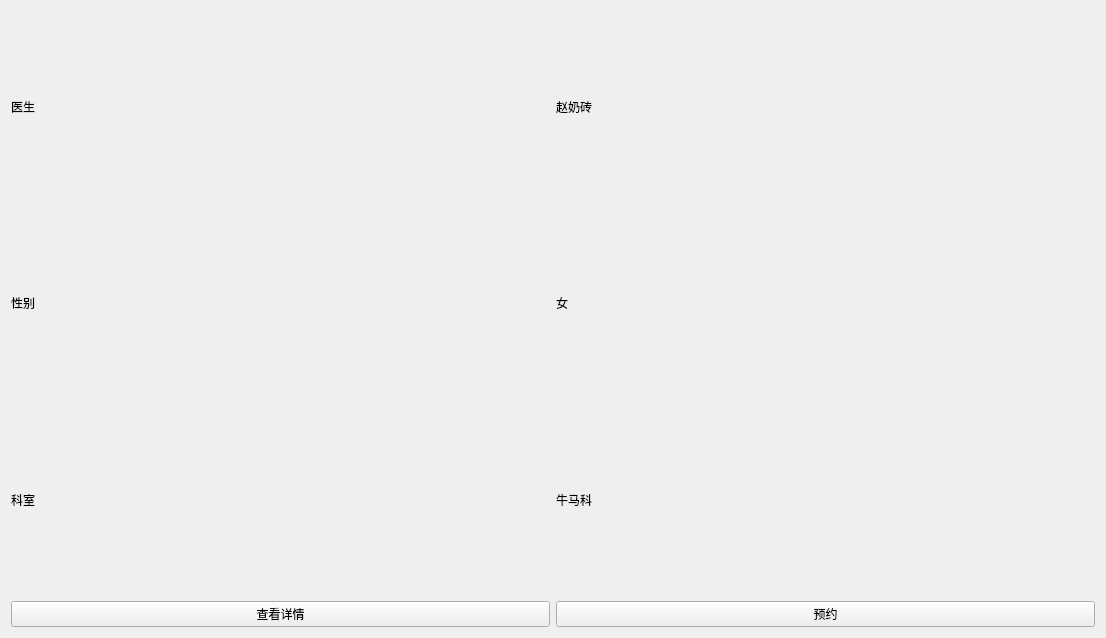
<?xml version="1.0" encoding="UTF-8"?>
<ui version="4.0">
 <class>little_appointment</class>
 <widget class="QWidget" name="little_appointment">
  <property name="geometry">
   <rect>
    <x>0</x>
    <y>0</y>
    <width>1106</width>
    <height>638</height>
   </rect>
  </property>
  <property name="windowTitle">
   <string>Form</string>
  </property>
  <layout class="QHBoxLayout" name="horizontalLayout">
   <item>
    <layout class="QGridLayout" name="gridLayout">
     <item row="1" column="0">
      <widget class="QLabel" name="label_gender_text">
       <property name="text">
        <string>性别</string>
       </property>
      </widget>
     </item>
     <item row="1" column="1">
      <widget class="QLabel" name="label_gender">
       <property name="text">
        <string>女</string>
       </property>
      </widget>
     </item>
     <item row="2" column="0">
      <widget class="QLabel" name="label_apartment_text">
       <property name="text">
        <string>科室</string>
       </property>
      </widget>
     </item>
     <item row="0" column="0">
      <widget class="QLabel" name="label_doc_name_text">
       <property name="text">
        <string>医生</string>
       </property>
      </widget>
     </item>
     <item row="2" column="1">
      <widget class="QLabel" name="label_apartment">
       <property name="text">
        <string>牛马科</string>
       </property>
      </widget>
     </item>
     <item row="3" column="0">
      <widget class="QPushButton" name="btn_more">
       <property name="text">
        <string>查看详情</string>
       </property>
      </widget>
     </item>
     <item row="0" column="1">
      <widget class="QLabel" name="label_doc_name">
       <property name="text">
        <string>赵奶砖</string>
       </property>
      </widget>
     </item>
     <item row="3" column="1">
      <widget class="QPushButton" name="btn_yes">
       <property name="text">
        <string>预约</string>
       </property>
      </widget>
     </item>
    </layout>
   </item>
  </layout>
 </widget>
 <resources/>
 <connections/>
</ui>
